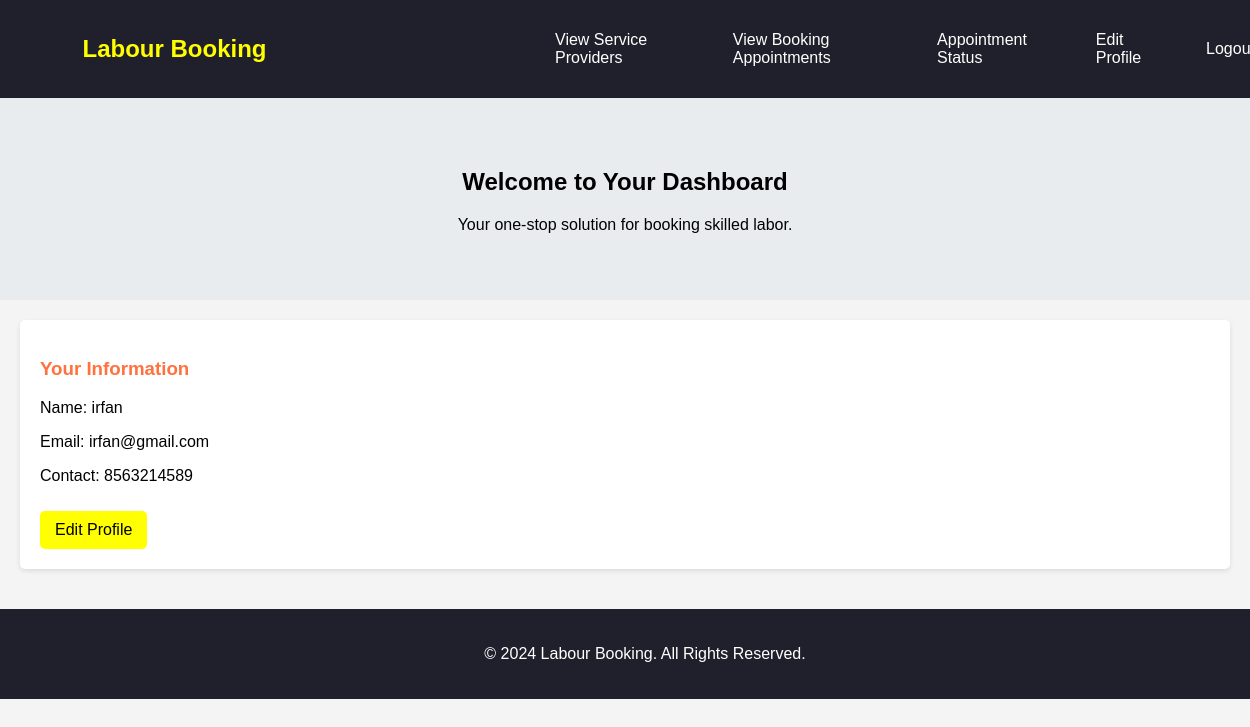
/fathi/userhome.php (signed in), run on the app's committed database.
### tables this page shows
CREATE TABLE `users` (
  `Name` varchar(30) NOT NULL,
  `phone_no` varchar(15) NOT NULL,
  `email_id` varchar(30) NOT NULL,
  `username` varchar(30) NOT NULL,
  `password` varchar(10) NOT NULL,
  `usid` int(11) NOT NULL
);

### fathi/userhome.php (the view, shortened to what this page needs)
<?php
$conn = mysqli_connect("localhost", "root", "", "labour_booking");
$user_id = $_SESSION['user_id'];
$sql = "SELECT * FROM users WHERE usid = $user_id";
$result = mysqli_query($conn, $sql);
if ($result) {
    $user = mysqli_fetch_assoc($result);
} else {
    echo "Error: " . mysqli_error($conn);
    exit();
}
?>
<!DOCTYPE html>
<html lang="en">
<head>
    <link rel="stylesheet" href="userhome.css">
</head>
<body>
<nav>
    <div class="sappy">
        <h1>Labour Booking</h1>
        <div class="hi">
            <a href="view_service_providers.php" class="hello">View Service Providers</a>
            <a href="view_bookings.php" class="hello">View Booking Appointments</a>
            <a href="appointment_status.php" class="hello">Appointment Status</a>
            <a href="userprofile.php" class="hello">Edit Profile</a>
            <a href="logout.php" class="hello">Logout</a>
        </div>
    </div>
</nav>
    <header class="header">
        <h2>Welcome to Your Dashboard</h2>
        <p>Your one-stop solution for booking skilled labor.</p>
    </header>
    <main class="main-content">
        <section class="user-info">
            <h3>Your Information</h3>
            <p>Name: <?php echo htmlspecialchars($user['Name']); ?></p>
            <p>Email: <?php echo htmlspecialchars($user['email_id']); ?></p>
            <p>Contact: <?php echo htmlspecialchars($user['phone_no']); ?></p>
            <a href="userprofile.php" class="edit-profile">Edit Profile</a>
        </section>
    </main>
    <footer>
        <p>&copy; 2024 Labour Booking. All Rights Reserved.</p>
    </footer>
</body>
</html>

### fathi/userhome.css (style rules this page uses)
body { font-family: Arial, sans-serif; margin: 0; padding: 0; background-color: #f4f4f4; }
nav { background-color: rgb(32, 32, 44); color: white; padding: 15px 0; }
.sappy { display: flex; justify-content: space-between; align-items: center; width: 100%; margin: 0 auto; padding: 0 20px; }
.hi { display: flex; align-items: center; width: 60%; }
.hi a { color: white; text-decoration: none; margin-left: 20px; padding: 8px 15px; border-radius: 5px; transition: background-color 0.3s ease; }
.header { text-align: center; padding: 50px; background-color: #e9ecef; }
.main-content { padding: 20px; }
.services, .user-info { background-color: white; border-radius: 5px; padding: 20px; margin-bottom: 20px; box-shadow: 0 2px 5px rgba(0, 0, 0, 0.1); }
h3 { color: rgba(255, 68, 0, 0.759); }
footer { text-align: center; padding: 20px; background-color: rgb(32, 32, 44); color: white; position: relative; bottom: 0; width: 100%; }
.edit-profile { display: inline-block; margin-top: 10px; padding: 10px 15px; background-color: yellow; color: black; text-decoration: none; border-radius: 5px; }
h1 { color: yellow; margin-left: 5%; }

### data on the page
users: Name "irfan", email "irfan@gmail.com", phone_no "8563214589"
